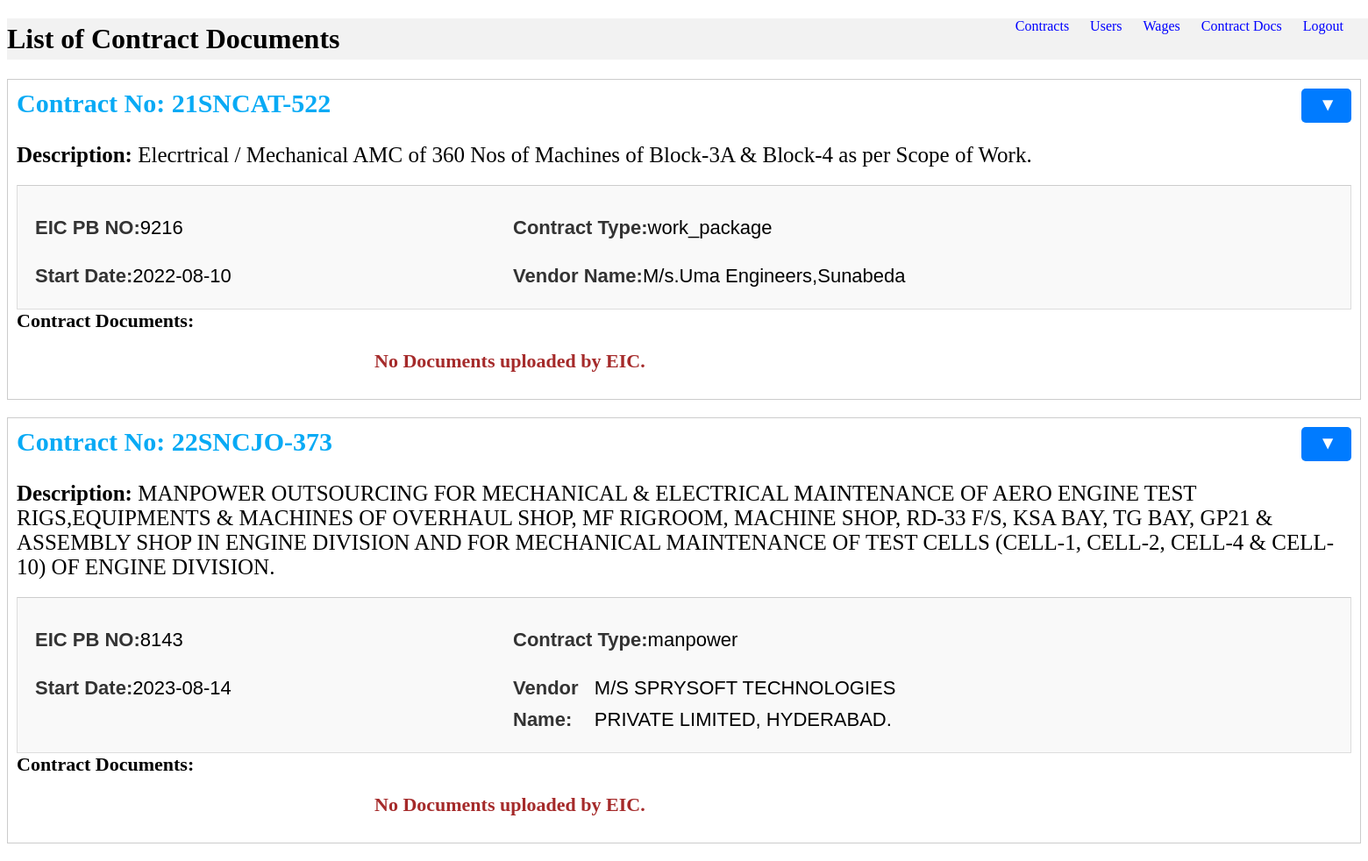
Screenshot of /admin_contract_docs (signed in) with the database file from the repository.
### data_model_flask_alchemy.py (models this page shows, shortened)
class Contract(db.Model):
    __tablename__ = 'contracts'
    contract_no = db.Column(db.String, primary_key=True, unique=True)
    eic_pbno = db.Column(db.String)
    oic_pbno = db.Column(db.String)
    contract_type = db.Column(db.String)
    start_date = db.Column(db.Date)
    duration_months = db.Column(db.Integer)
    bill_frequency = db.Column(db.Integer, CheckConstraint('bill_frequency IN (1, 3)'))
    contract_value = db.Column(db.Numeric(precision=10,scale=2), nullable=False)
    contract_description = db.Column(db.String, nullable=False)
    vendor_id = db.Column(db.String, db.ForeignKey('vendors.vendor_id'),nullable=False)
    vendor_name = db.Column(db.String, nullable=False)
    vendor_address = db.Column(db.String, nullable=False)
    vendor_gst = db.Column(db.String, nullable=False)
    eic_dept_no = db.Column(db.String,db.ForeignKey('department.dept_no'),nullable=False,default=" ")
    work_order_no = db.Column(db.String,nullable=False)
    gem_contract_no = db.Column(db.String, nullable=False)
    __table_args__ = (
        CheckConstraint("contract_type IN ('manpower', 'work_package')"),
    )
    employees = db.relationship("ContractEmployee", back_populates="contract")
    bills = db.relationship("ContractBills", back_populates="contract")
    department = db.relationship("Department", back_populates="contract")
    vendor = db.relationship("Vendors", back_populates="contract")
    boq = db.relationship("BillOfQuantities", back_populates="contract")
    bills_boq_lines = db.relationship("BillsBoqLines", back_populates="contract")

### app.py (the view)
    @app.route("/admin_contract_docs",methods=["GET","POST"])
    def admin_contract_docs():
        if 'user_id' not in session:
            return redirect(url_for('login'))
        contracts = db.session.query(Contract).all()
        contract_files = {contract.contract_no: generate_download_links(contract.contract_no) for contract in contracts}
        payment_df = generate_sample_df()
        status_map = {'Green': '<div class="status-circle green"></div>',
              'Yellow': '<div class="status-circle yellow"></div>',
              'Red': '<div class="status-circle red"></div>'}
        payment_df['Status'] = payment_df['Status'].map(status_map)
        payment_df = payment_df.set_index("Month").T
        print(contract_files)
        payment_table_html=None
        return render_template('admin_contract_docs_1.html',contracts=contracts, contract_files=contract_files,payment_table_html=payment_table_html)

### utils/admin_contract_docs.py (called while the page is built)
def generate_download_links(contract_no):
    contract_path = os.path.join(BILLS_FOLDER_PATH, contract_no, 'contract_docs')
    if os.path.isdir(contract_path):
        found_files = {os.path.splitext(file)[0]: file for file in os.listdir(contract_path)}
        return [
            os.path.join(contract_path, found_files.get(expected_file))
            if expected_file in found_files else None
            for expected_file in expected_files
        ]
    else:
        return [None] * len(expected_files)

### templates/admin_contract_docs_1.html (shortened to what this page needs)
{% extends "base.html" %}
{% block content %}
    <nav>
        <ul>
            <li><a href="{{ url_for('view_contracts') }}">Contracts</a></li>
            <li><a href="{{ url_for('view_users') }}">Users</a></li>
            <li><a href="{{ url_for('view_wages') }}">Wages</a></li>
            <li><a href="{{ url_for('admin_contract_docs') }}">Contract Docs</a></li>
            <li><a href="{{ url_for('logout') }}">Logout</a></li>
        </ul>
    </nav>
    <h1>List of Contract Documents</h1>
    {% for contract in contracts %}
    <div class="contract">
        <div class="contract-info">
            <div class="contract-no">
                <strong>Contract No: {{ contract.contract_no }} </strong>
            </div>
            <br>
            <div class="description">
                <strong>Description: </strong> {{ contract.contract_description }}
            </div>
        </div>
        <div class="expand-content">
            <div class="contract-info-1">
                <strong>EIC PB NO:</strong> {{ contract.eic_pbno }}
            </div>
            <div class="contract-info-1">
                <strong>Contract Type:</strong> {{ contract.contract_type }}
            </div>
            <div class="contract-info-1">
                <strong>Start Date:</strong> {{ contract.start_date }}
            </div>
            <div class="contract-info-1">
                <strong>Vendor Name:</strong> {{ contract.vendor_name }}
            </div>
        </div>
        <div class="contract-docs">
            <div class="heading">
                <strong>Contract Documents:</strong>
            </div>
            {% set results = [true] %}
            {% for file_path in contract_files[contract.contract_no] %}
                <div class="links-info">
                    {% if file_path %}
                        <a class="file-link" href="{{ url_for('download', path=file_path) }}">
                            {{ file_path.split('\\')[-1].split(".")[0] }}
                        </a>
                        {% if results[0] %}
                            {% set _dummy = results.pop() %}
                            {% set _dummy = results.append(false) %}
                        {% endif %}
                    {% else %}
                        <span class="empty-cell">&nbsp;</span>
                    {% endif %}
                </div>
            {% endfor %}
            {% if results[0] %}
                <span > <strong style="color: brown"> No Documents uploaded by EIC.</strong> </span>
            {% endif %}
        </div>
        <div class="expand-button"></div>
    </div>
    {% endfor %}
{% endblock %}

### templates/base.html (shortened to what this page needs)
<!DOCTYPE html>
<html lang="en">
<head>
    <link rel="stylesheet" type="text/css" href="{{ url_for('static', filename='css/styles.css') }}">
</head>
<body>
    {% block content %}{% endblock %}
</body>
</html>

### static/css/styles.css (style rules this page uses)
nav { float: right; }
nav ul { list-style-type: none; margin: 0; padding: 0; }
nav ul li { display: inline; margin-right: 20px; }
nav ul li a { text-decoration: none; color: blue; }
ul { list-style-type: none; padding: 0; }
h1,h2, h3 { width: 500%; background-color: #f2f2f2; padding: 5px 0; }
.contract { border: 1px solid #ccc; padding: 10px; margin-bottom: 20px; position: relative; }
.contract-info { margin-bottom: 10px; justify-content: space-between; font-size: 25px; }
.contract-info .contract-no { flex-basis: 50%; color: rgb(8, 170, 245); font-size: 30px; }
.contract-info div { flex-basis: 50%; }
.contract-info strong { font-weight: bold; }
.expand-content { display: flex; flex-wrap: wrap; margin-top: 10px; padding: 10px; background-color: #f9f9f9; border: 1px solid #ddd; font-family: Arial, sans-serif; font-size: 22px; line-height: 1.6; }
.contract-info-1 { display: inline-flex; padding: 10px; width: 35%; }
.contract-docs { font-size: 22px; }
.links-info { display: inline-block; font-size: 22px; margin: 20px; }
.expand-content strong { font-weight: bold; color: #333; }
.expand-button { position: absolute; right: 10px; top: 10px; cursor: pointer; user-select: none; }
.expand-button::after { content: "\25B6"; display: inline-block; margin-left: 5px; transform: rotate(90deg); transition: transform 0.3s; }
.expand-button { background-color: #007BFF; color: white; padding: 10px 20px; border: none; border-radius: 5px; cursor: pointer; }
.expand-content { margin-top: 20px; border-top: 1px solid #ccc; padding-top: 20px; }

### rows the page displays
Contract: contract_no "21SNCAT-522", contract_description "Elecrtrical / Mechanical AMC of 360 Nos of Machines of Block-3A & Block-4 as per Scope of Work.", eic_pbno "9216", contract_type "work_package", start_date "2022-08-10", vendor_name "M/s.Uma Engineers,Sunabeda"
Contract: contract_no "22SNCJO-373", contract_description "MANPOWER OUTSOURCING FOR MECHANICAL & ELECTRICAL MAINTENANCE OF AERO ENGINE TEST RIGS,EQUIPMENTS & MACHINES OF OVERHAUL SHOP, MF RIGROOM, MACHINE SHOP, RD-33 F/S, KSA BAY, TG BAY, GP21 & ASSEMBLY SHOP IN ENGINE DIVISION AND FOR MECHANICAL MAINTENANCE OF TEST CELLS (CELL-1, CELL-2, CELL-4 & CELL-10) OF ENGINE DIVISION.", eic_pbno "8143", contract_type "manpower", start_date "2023-08-14", vendor_name "M/S SPRYSOFT TECHNOLOGIES PRIVATE LIMITED, HYDERABAD."
